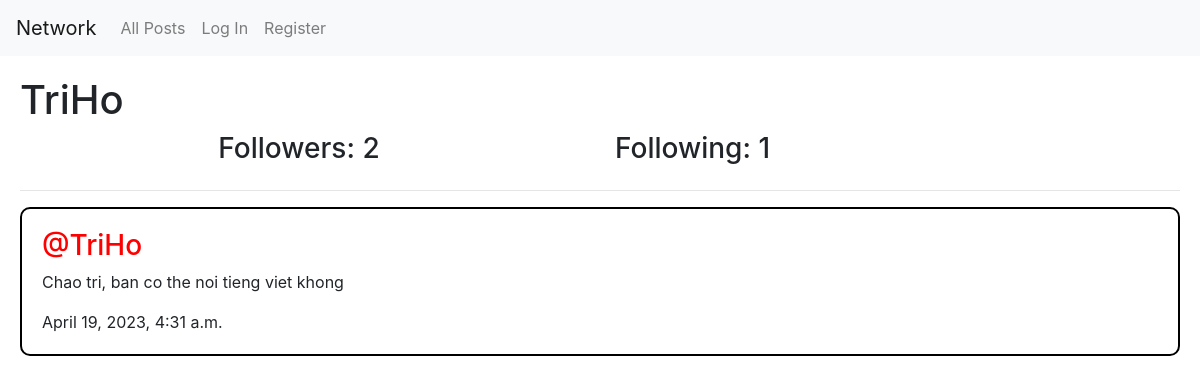
The app's page /profile/1 with its own data.
### network/models.py (models this page shows, shortened)
class User(AbstractUser):
    pass

class Post(models.Model):
    content = models.CharField(max_length=1000)
    author = models.ForeignKey(User, on_delete=models.CASCADE, null=True, blank = True, related_name='user_posts')
    created_at = models.DateTimeField(auto_now_add=True)

### network/views.py (the view)
# urls.py: path("profile/<int:user_id>", views.profile, name="profile"),
def profile(request, user_id):
    user = User.objects.get(pk=user_id)
    allposts = Post.objects.filter(author=user).order_by('id').reverse()
    following = Follow.objects.filter(user=user)
    followers = Follow.objects.filter(user_follower=user)
    try:
        checkFollow =  followers.filter(user=User.objects.get(pk=request.user.id))
        if len(checkFollow) != 0:
            isFollowing = True
        else:
            isFollowing = False
    except:
        isFollowing = False
    paginator = Paginator(allposts, 10)
    page_number = request.GET.get('page')
    posts_of_the_page = paginator.get_page(page_number)
    return render(request, "network/profile.html",{
        "allposts": allposts,
        "posts_of_the_page": posts_of_the_page,
        "username": user.username,
        "following": following,
        "followers": followers,
        "isFollowing": isFollowing,
        "user_profile": user
    })

### network/templates/network/profile.html (shortened to what this page needs)
{% extends "network/layout.html" %}
{% block body %}
    <div id="top-profile">
        <h1>{{ username }}</h1>
        <div class="row d-flex justify-content-center">
            <h3 class="col-4">Followers: {{ followers.count }} </h3>
            <h3 class="col-4">Following: {{ following.count }} </h3>
        </div>
        <hr>
        {% for post in posts_of_the_page %}
            <div id="post">
                <div id="post-content">
                    <h3><a style="color: red;" href="{% url 'profile' user_id=post.author.id %}">@{{ post.author }}</a></h3>
                    <p>{{ post.content }}</p>
                    <p>{{ post.created_at}}</p>
                </div>
            </div>
        {% endfor %}
    </div>
{% endblock %}

### network/templates/network/profile.html (style rules this page uses)
#top-profile { margin: 20px; height: 100%; }
#post { border: 2px solid black; border-radius: 10px; margin-bottom: 2%; }
#post-content { margin: 20px; }

### network/templates/network/layout.html (style rules this page uses)
html,body { margin: 0px; height: 100%; }

### records on screen
User: username "TriHo"
Post: author "TriHo", content "Chao tri, ban co the noi tieng viet khong", created_at "April 19, 2023, 4:31 a.m."

### other values on screen
{{ followers.count }} "2"
{{ following.count }} "1"
